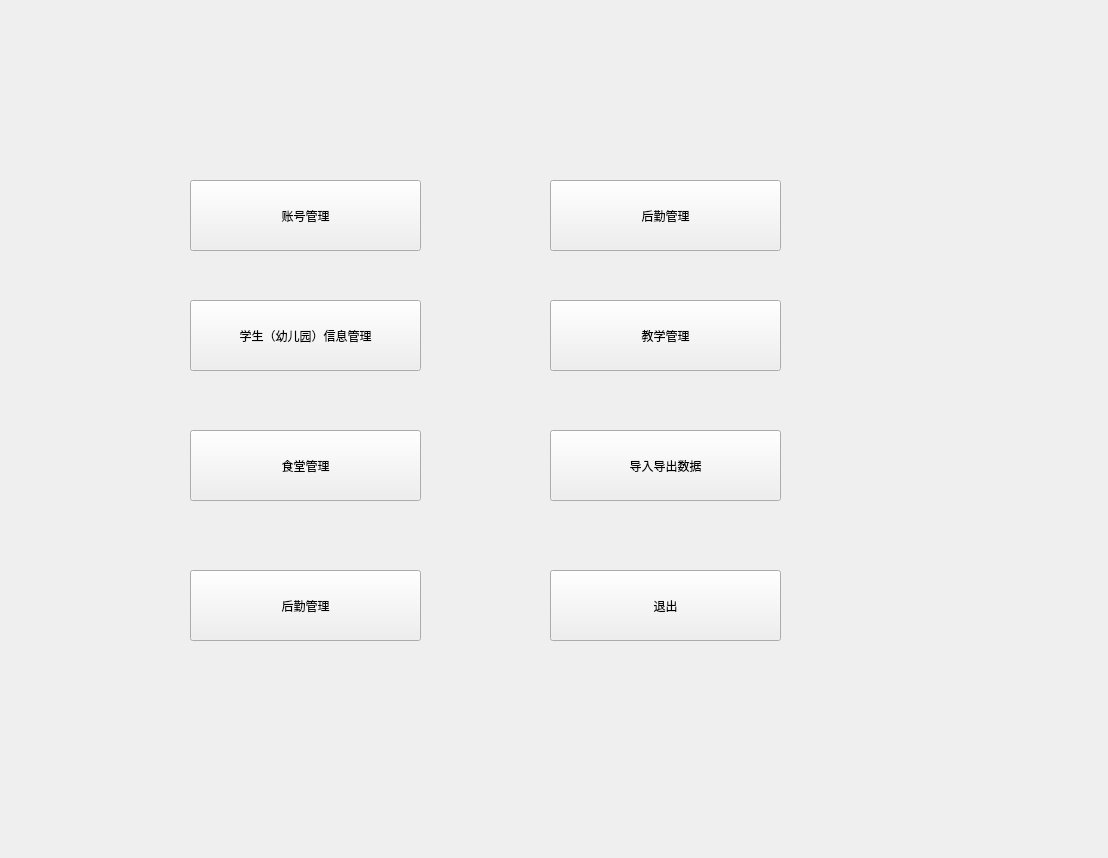
<?xml version="1.0" encoding="UTF-8"?>
<ui version="4.0">
    <class>MainFunction</class>
    <widget class="QWidget" name="MainFunction">
        <property name="geometry">
            <rect>
                <x>0</x>
                <y>0</y>
                <width>1108</width>
                <height>858</height>
            </rect>
        </property>
        <property name="windowTitle">
            <string>Form</string>
        </property>
        <widget class="QPushButton" name="pushButton">
            <property name="geometry">
                <rect>
                    <x>190</x>
                    <y>180</y>
                    <width>231</width>
                    <height>71</height>
                </rect>
            </property>
            <property name="text">
                <string>账号管理</string>
            </property>
        </widget>
        <widget class="QPushButton" name="pushButton_2">
            <property name="geometry">
                <rect>
                    <x>190</x>
                    <y>300</y>
                    <width>231</width>
                    <height>71</height>
                </rect>
            </property>
            <property name="text">
                <string>学生（幼儿园）信息管理</string>
            </property>
        </widget>
        <widget class="QPushButton" name="pushButton_3">
            <property name="geometry">
                <rect>
                    <x>190</x>
                    <y>430</y>
                    <width>231</width>
                    <height>71</height>
                </rect>
            </property>
            <property name="text">
                <string>食堂管理</string>
            </property>
        </widget>
        <widget class="QPushButton" name="pushButton_4">
            <property name="geometry">
                <rect>
                    <x>190</x>
                    <y>570</y>
                    <width>231</width>
                    <height>71</height>
                </rect>
            </property>
            <property name="text">
                <string>后勤管理</string>
            </property>
        </widget>
        <widget class="QPushButton" name="pushButton_5">
            <property name="geometry">
                <rect>
                    <x>550</x>
                    <y>180</y>
                    <width>231</width>
                    <height>71</height>
                </rect>
            </property>
            <property name="text">
                <string>后勤管理</string>
            </property>
        </widget>
        <widget class="QPushButton" name="pushButton_6">
            <property name="geometry">
                <rect>
                    <x>550</x>
                    <y>300</y>
                    <width>231</width>
                    <height>71</height>
                </rect>
            </property>
            <property name="text">
                <string>教学管理</string>
            </property>
        </widget>
        <widget class="QPushButton" name="pushButton_7">
            <property name="geometry">
                <rect>
                    <x>550</x>
                    <y>430</y>
                    <width>231</width>
                    <height>71</height>
                </rect>
            </property>
            <property name="text">
                <string>导入导出数据</string>
            </property>
        </widget>
        <widget class="QPushButton" name="pushButton_8">
            <property name="geometry">
                <rect>
                    <x>550</x>
                    <y>570</y>
                    <width>231</width>
                    <height>71</height>
                </rect>
            </property>
            <property name="text">
                <string>退出</string>
            </property>
        </widget>
    </widget>
    <resources/>
    <connections/>
</ui>
